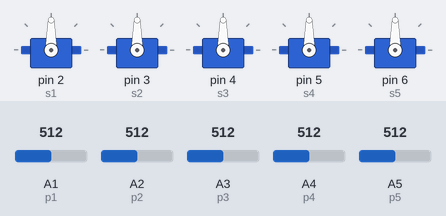
This sketch was run on a simulated Arduino Uno, built with avr-gcc and run on an emulated ATmega328P. On the bench: 5 × servo. The test bench sets the inputs (shaded band); at power-on: A1 (p1) = 512, A2 (p2) = 512, A3 (p3) = 512, A4 (p4) = 512, A5 (p5) = 512.

Above: at 1.2 s.
1.3 s: A1 (p1) set to 716
At 2.3 s:
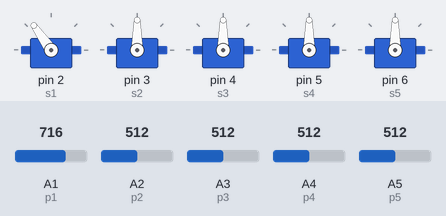
2.8 s: A2 (p2) set to 716
At 3.4 s:
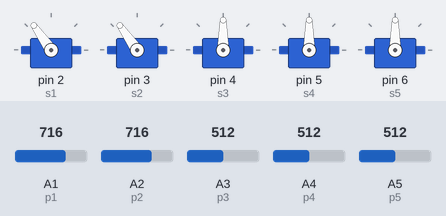
4.3 s: A3 (p3) set to 716
At 4.6 s:
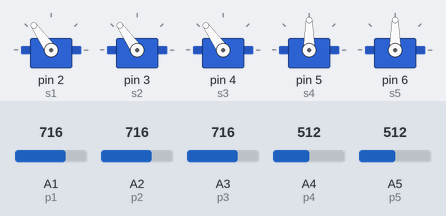
5.8 s: A4 (p4) set to 716
At 6.9 s:
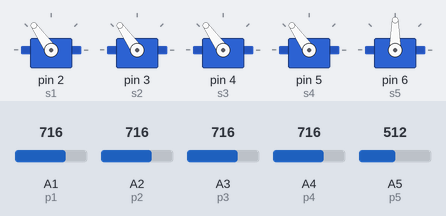
7.3 s: A5 (p5) set to 716
At 8.0 s:
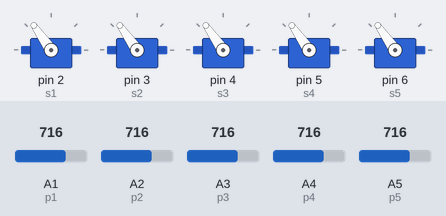
8.8 s: A1 (p1) set to 992
At 9.2 s:
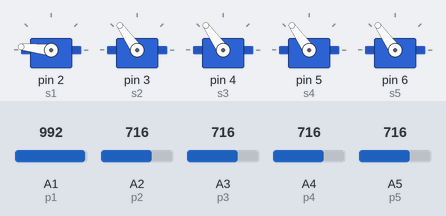
Timing chart, 0 to 11.3 s (numbered marks = the images above; inputs shaded):
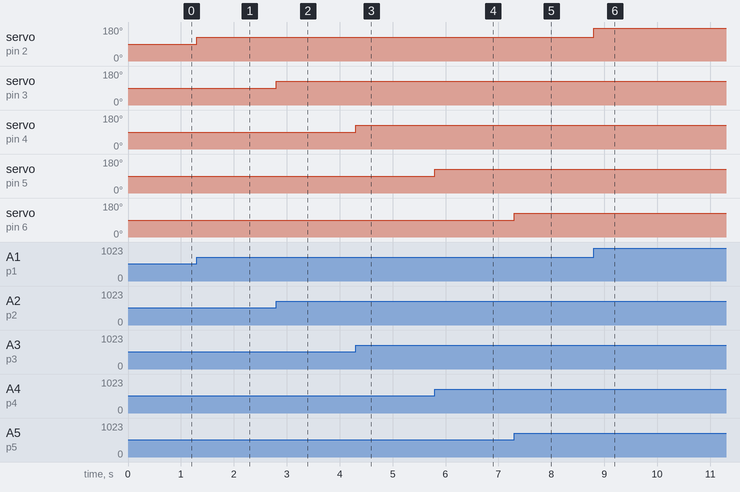

Measured:
- after the input at 1.3 s, servo on pin 2 (s1): 90° → 125° at once
- after the input at 2.8 s, servo on pin 3 (s2): 90° → 125° at once
- after the input at 4.3 s, servo on pin 4 (s3): 90° → 125° at once
- after the input at 5.8 s, servo on pin 5 (s4): 90° → 125° at once
- after the input at 7.3 s, servo on pin 6 (s5): 90° → 125° at once
- after the input at 8.8 s, servo on pin 2 (s1): 125° → 174° at once

The sketch:

potenciometro_5_servos.ino
```cpp
#include <Servo.h>
#define p1 A1
#define p2 A2
#define p3 A3
#define p4 A4
#define p5 A5

Servo s1;
Servo s2;
Servo s3;
Servo s4;
Servo s5;
int angs1=0, angs2=0, angs3=0, angs4=0, angs5=0;
void setup() {
  s1.attach(2);
  s2.attach(3);
  s3.attach(4);
  s4.attach(5);
  s5.attach(6);
  pinMode(p1, INPUT);
  pinMode(p2, INPUT);
  pinMode(p3, INPUT);
  pinMode(p4, INPUT);
  pinMode(p5, INPUT);

}

void loop() {
  angs1=map(analogRead(p1),0,1023,0,180);
  s1.write(angs1);
  angs2=map(analogRead(p2),0,1023,0,180);
  s2.write(angs2);
  angs3=map(analogRead(p3),0,1023,0,180);
  s3.write(angs3);
  angs4=map(analogRead(p4),0,1023,0,180);
  s4.write(angs4);
  angs5=map(analogRead(p5),0,1023,0,180);
  s5.write(angs5);

}
//Servo 1 (giro) tem que colocar o 2º parafuso de fixação na base
//servo 2 (do braço A) necessita de elásticos para ajudar a movimentar
//servo 5 (abertura da garra) travou/não funciona
```
